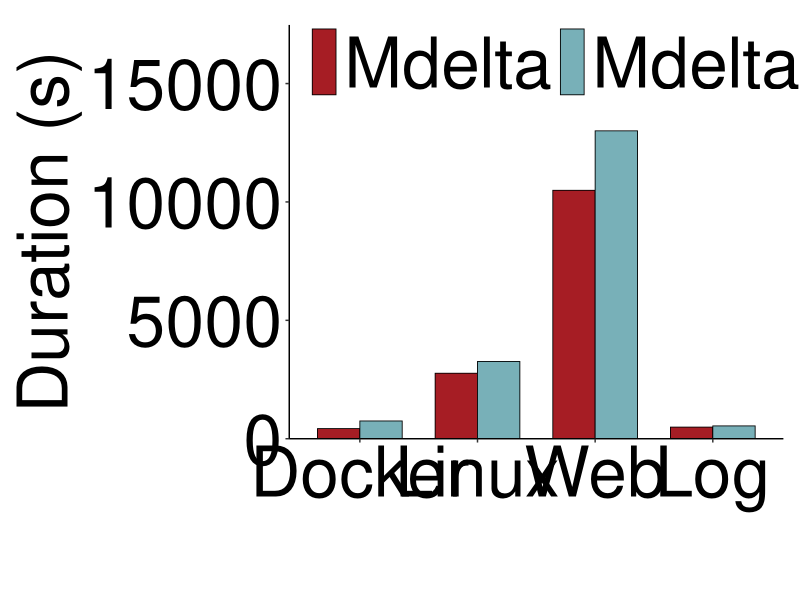

Reproduce this figure in R.
library(ggplot2)
library(grid)

get_script_dir <- function() {
  args <- commandArgs(trailingOnly = FALSE)
  file_arg <- "--file="
  script_arg <- args[startsWith(args, file_arg)]

  if (length(script_arg) > 0) {
    return(dirname(normalizePath(sub(file_arg, "", script_arg[1]))))
  }

  if (requireNamespace("rstudioapi", quietly = TRUE) && rstudioapi::isAvailable()) {
    context <- rstudioapi::getActiveDocumentContext()
    if (nzchar(context$path)) {
      return(dirname(normalizePath(context$path)))
    }
  }

  normalizePath(getwd())
}

export_dir <- get_script_dir()

# Fill in the four rows below. Each row is one group, and the two columns are:
# Mdelta, Mdelta-fixed.
plot_data <- data.frame(
  group = c("Docker", "Linux", "Web", "Log"),
  Mdelta = c(429, 2766, 10493, 491),         # TODO: replace with your data
  `Mdelta-fixed` = c(750, 3263, 13004, 542), # TODO: replace with your data
  check.names = FALSE
)

method_labels <- c("Mdelta", "Mdelta-fixed")
method_colors <- c(
  "Mdelta" = "#A61D24",
  "Mdelta-fixed" = "#78B0B8"
)

create_three_method_barplot <- function(
    data,
    group_col = "group",
    method_labels = c("Mdelta", "Mdelta-fixed"),
    fill_colors = c("Mdelta" = "#A61D24", "Mdelta-fixed" = "#78B0B8"),
    x_label = "",
    y_label = "Value",
    axis_text_size = 50,
    axis_title_size = 50,
    legend_text_size = 50,
    show_data_labels = FALSE,
    data_label_size = 10,
    y_max_multiplier = 1.20,
    bar_width = 0.72
) {
  long_df <- reshape(
    data,
    varying = method_labels,
    v.names = "value",
    timevar = "method",
    times = method_labels,
    direction = "long"
  )
  long_df[[group_col]] <- factor(long_df[[group_col]], levels = data[[group_col]])
  long_df$method <- factor(long_df$method, levels = method_labels)

  finite_values <- long_df$value[is.finite(long_df$value)]
  if (length(finite_values) == 0) {
    stop("No finite values found in plot_data. Fill in the data before plotting.")
  }
  value_max <- max(c(0, finite_values), na.rm = TRUE)
  y_max <- if (value_max > 0) value_max * y_max_multiplier else 1

  p <- ggplot(long_df, aes(x = .data[[group_col]], y = value, fill = method)) +
    geom_col(
      position = position_dodge(width = bar_width),
      width = bar_width,
      color = "black",
      linewidth = 0.3
    ) +
    scale_fill_manual(
      name = NULL,
      values = fill_colors,
      breaks = method_labels,
      labels = method_labels,
      guide = guide_legend(
        nrow = 1,
        byrow = TRUE,
        keyheight = unit(18, "pt"),
        keywidth = unit(18, "pt")
      )
    ) +
    scale_y_continuous(
      expand = expansion(mult = c(0, 0.12)),
      limits = c(0, y_max)
    ) +
    labs(x = x_label, y = paste(" ", y_label, " ")) +
    theme_classic() +
    theme(
      axis.text.x = element_text(size = axis_text_size, color = "black"),
      axis.text.y = element_text(size = axis_text_size, color = "black"),
      axis.title.x = element_text(size = axis_title_size, color = "black"),
      axis.title.y = element_text(size = axis_title_size, color = "black", hjust = 0.5),
      legend.position = c(0.03, 1.01),
      legend.justification = c(0, 1),
      legend.direction = "horizontal",
      legend.text = element_text(size = legend_text_size, color = "black"),
      legend.title = element_blank(),
      legend.background = element_blank(),
      legend.key = element_blank(),
      legend.spacing.x = unit(10, "pt"),
      plot.margin = margin(t = 18, r = 12, b = 12, l = 12, unit = "pt")
    )

  if (show_data_labels) {
    p <- p + geom_text(
      aes(label = round(value, 2)),
      position = position_dodge(width = bar_width),
      vjust = -0.25,
      size = data_label_size
    )
  }

  p
}

p <- create_three_method_barplot(
  data = plot_data,
  method_labels = method_labels,
  fill_colors = method_colors,
  x_label = "",
  y_label = "Duration (s)",
  show_data_labels = FALSE # Change to TRUE if labels above bars are needed.
)

output_file <- file.path(export_dir, "overall.pdf")
message("Writing plot to: ", output_file)

cairo_pdf(
  output_file,
  width = 12,
  height = 5
)
print(p)
dev.off()
